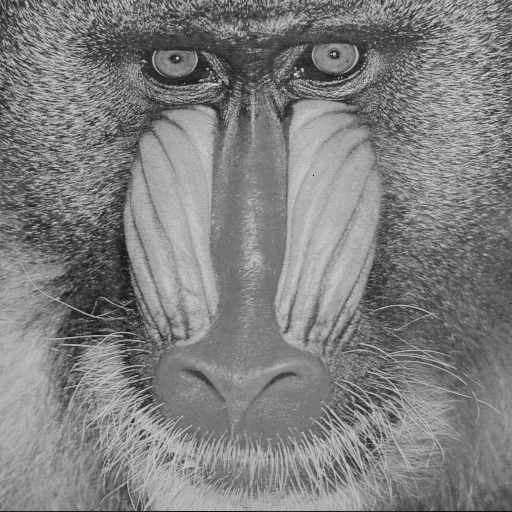
#> input picture Data/Hw1/data/baboon.bmp, 512 x 512 px
$ python main.py
#> lines starting #> are read from the running program, lines starting #| are printed output that depends on the picture
class JJCV_Read_Draw():
    """
    ## Description
    JJCV_Read_Draw() is used for (1) reading image (2) drawing image
    Input: cmap

    ## Public methods:
    1. read_and_draw
        Input
            (String) img_path
            (String) mode
        Output
            (Numpy Array) img

    2. common_plot
        Input
            (Numpy Array) img
            (Boolean) axis_toggle
        Output
            Nothing

    3. common_read
        Input
            (String) img_path
            (String) mode
        Output
            (Numpy Array) img

    ## Private methods:
    1. private_jj_imread
        Input
            (String) img_path
        Output
            (Numpy Array) img

    2. private_get_center_area
        Input
            (Numpy Array) img
            (Integer) img_size
            (Integer) center_size
        Output
            (Numpy Array) img
    """
    def __init__(self, cmap):
        self.cmap = cmap

    def common_read(self, img_path, mode):
#> called with img_path = '../Data/Hw1/data/baboon.bmp', mode = 'bmp'
        if mode == "bmp":
            img = cv.imread(img_path)[:,:,0]
#> img: shape (512, 512); min 0, max 209, mean 127.3
        elif mode == "raw":
            img = self.private_jj_imread(img_path)
        return img

    def common_draw(self, img, axis_toggle):
        plt.figure(figsize=(5,5))
        plt.imshow(img, cmap=self.cmap)
        if axis_toggle:
            plt.axis("off")
        plt.show()

    def read_and_draw(self, img_path, mode):

        img = self.common_read(img_path, mode)
        self.common_draw(img, True)
        self.common_draw(self.private_get_center_area(img, 512,10), True)

        return np.array(img)

    def private_jj_imread(self, img_path):
        img = np.empty((512, 512), np.uint8)
        file = open(img_path, "rb").read()

        for x in range(512):
            for y in range(512):
                img[x, y] = file[x * 512 + y]
        return img

    # for square
    def private_get_center_area(self, img, img_size, center_size):
        mid = float(img_size)/2.
        half = center_size/2
        upper_bound = int(mid) + int(half)
        lower_bound = int(mid) - int(half)
        return img[lower_bound:upper_bound, lower_bound:upper_bound]

    # for rectangle
    # [11 lines left out: function private_get_center_area_2, not called in this run]
class JJCV_Enhance(JJCV_Read_Draw):
    """
    ## Description
    JJCV_Enhance() is used for (point-wisely) enhancing image
    Input: cmap

    ## Public methods:
    1. image_negative
        Input
            (Numpy Array) img
        Output
            (Numpy Array) img

    2. log_transform
        Input
            (Numpy Array) img
        Output
            (Numpy Array) img

    3. gamma_transform
        Input
            (Numpy Array) img
            (Int) gamma
        Output
            (Numpy Array) img

    ## Private methods:
        pass
    """
    def __init__(self, cmap):
        super().__init__(cmap)

    # [40 lines left out: functions image_negative, log_transform, gamma_transform, not called in this run]
class JJCV_Rescale(JJCV_Read_Draw):
    """
    ## Description
    JJCV_Rescale() is used for rescaling image
    Input: cmap

    ## Public methods:
    1. five_steps
        Input
            (String) img_path
            (String) mode
        Output
            pass

    ## Private methods:
    1. private_quick_print
        Input
            (Integer) width
            (Integer) height
            (String) mode
            (Boolean) center
            (String) name
        Output
            (String) print)out

    2. private_image_rescale
        Input
            (Numpy Array) img_ori
            (Tuple) target
            (String) mode
        Output
            (Numpy Array) img_resize
    """
    def __init__(self, cmap):
        super().__init__(cmap)

    # [97 lines left out: functions five_steps, private_quick_print, private_image_rescale, not called in this run]

import math
import cv2 as cv
import numpy as np
import matplotlib.pyplot as plt

# Read Image
jjcv_rd = JJCV_Read_Draw(cmap="gray")
BASE_DIR = "../Data/Hw1/data/"
FILENAME_LIST = ["baboon.bmp", "F16.bmp", "boat.bmp", "peppers.raw", "goldhill.raw", "lena.raw"]

for fname in FILENAME_LIST:
    fname = f"{BASE_DIR}{fname}"
    mode = fname[-3:]
    jjcv_rd.read_and_draw(fname, mode)
#> call 2 of common_draw, with img = array of shape (10, 10), axis_toggle = True
#> in common_draw (call 2), `plt.show()`:
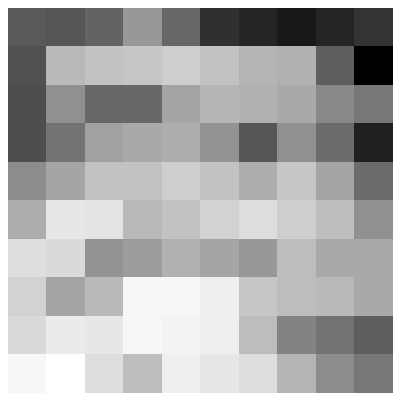
#> figure drawn by matplotlib, 1 panel
#> pass 2 of the loop `for fname in FILENAME_LIST:`:
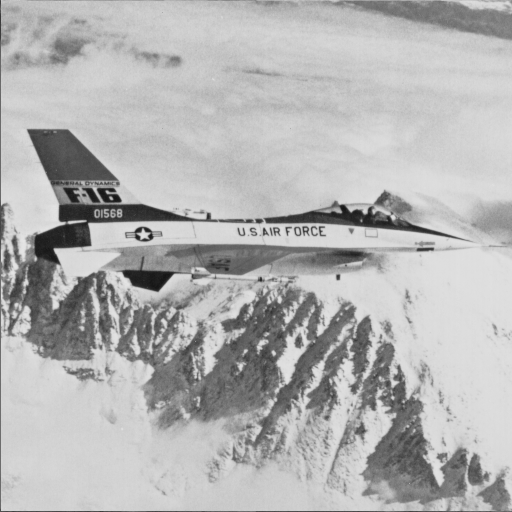
#> input picture Data/Hw1/data/F16.bmp, 512 x 512 px
#> in common_draw (call 4), `plt.show()`:
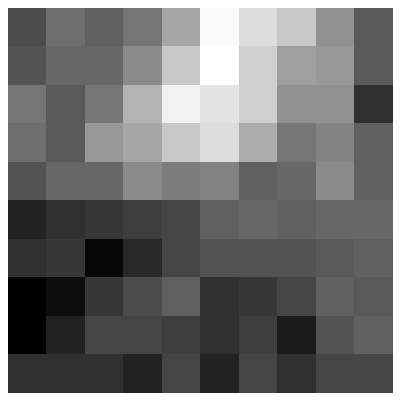
#> figure drawn by matplotlib, 1 panel
#> pass 3 of the loop `for fname in FILENAME_LIST:`:
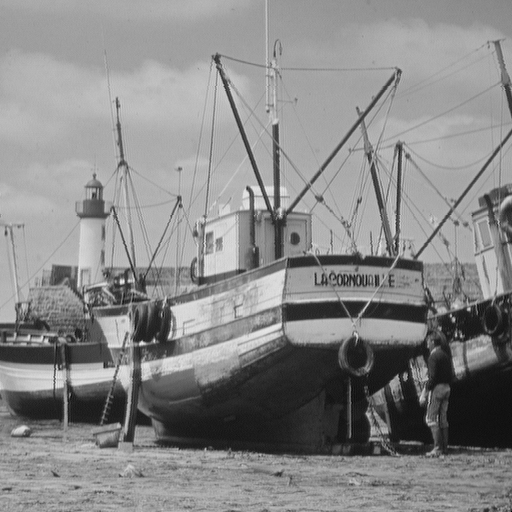
#> input picture Data/Hw1/data/boat.bmp, 512 x 512 px
#> in common_draw (call 6), `plt.show()`:
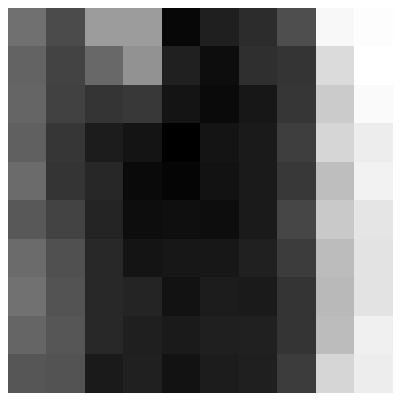
#> figure drawn by matplotlib, 1 panel
#> (the run stopped early here; a loop or call above may not have finished)
